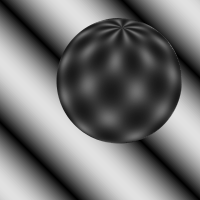
#> input picture sphere/s0.png, 200 x 200 px
$ python a.py
#> lines starting #> are read from the running program, lines starting #| are printed output that depends on the picture
import cv2
import numpy as np

# 1. 讀取原始 200x200 灰階圖
# 假設圖片名稱為 'input.jpg'
img = cv2.imread('s0.png', cv2.IMREAD_GRAYSCALE)
#> img is the input picture: shape (200, 200); min 0, max 225, mean 114.4

# --- 第一步：Left Shift 2 Pixels (維持 200x200) ---
# 建立一個 200x200 的全黑背景
shifted_img = np.zeros((200, 200), dtype=np.uint8)
# 將原圖從第 2 欄開始的內容往左搬，貼到新圖的第 0 欄
# 此操作後，shifted_img 的最右邊 2 欄會是 0 (黑色)
shifted_img[0:198, :] = img[2:200, :]
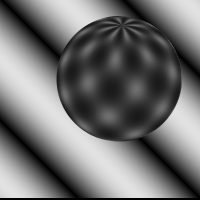
#> shifted_img: shape (200, 200); min 0, max 225, mean 112.9

# --- 第二步：四周補 0 擴展至 202x202 ---
# 建立一個 202x202 的全黑畫布
final_img = np.zeros((202, 202), dtype=np.uint8)
# 將位移後的圖片放入畫布中心 (座標從 1 開始到 201)
# 這樣上下左右都會各留 1 像素的黑邊
final_img[1:201, 1:201] = shifted_img
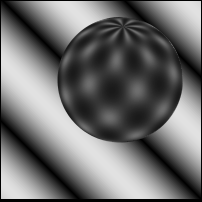
#> final_img: shape (202, 202); min 0, max 225, mean 110.7

# 儲存結果
cv2.imwrite('s0_s_pad.png', final_img)

print("圖像處理完成，已儲存為 output_202x202.png")
